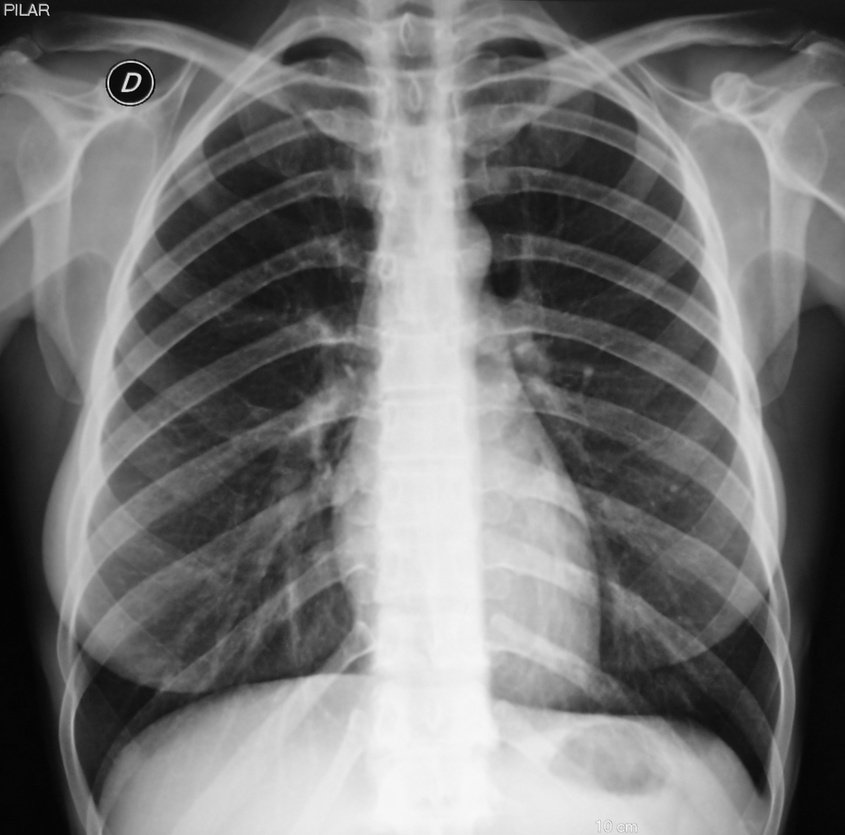
#> input picture raiox.jpg, 845 x 835 px, shrunk from 1878 x 1854 before the run
$ python raiox_teste.py
#> lines starting #> are read from the running program, lines starting #| are printed output that depends on the picture; after the words box and inside, x2 and y2 are one past the last pixel; in counts of white or black regions, pixels touching at a corner belong together
import cv2

# carregar imagem em tons de cinza
img = cv2.imread('raiox.jpg', 0)
#> img is the input picture: shape (835, 845); min 0, max 249, mean 117.7

# aplicar limiar (_, resultado = retorno, imagem_processada)
_, resultado = cv2.threshold(img, 128, 255, cv2.THRESH_BINARY)
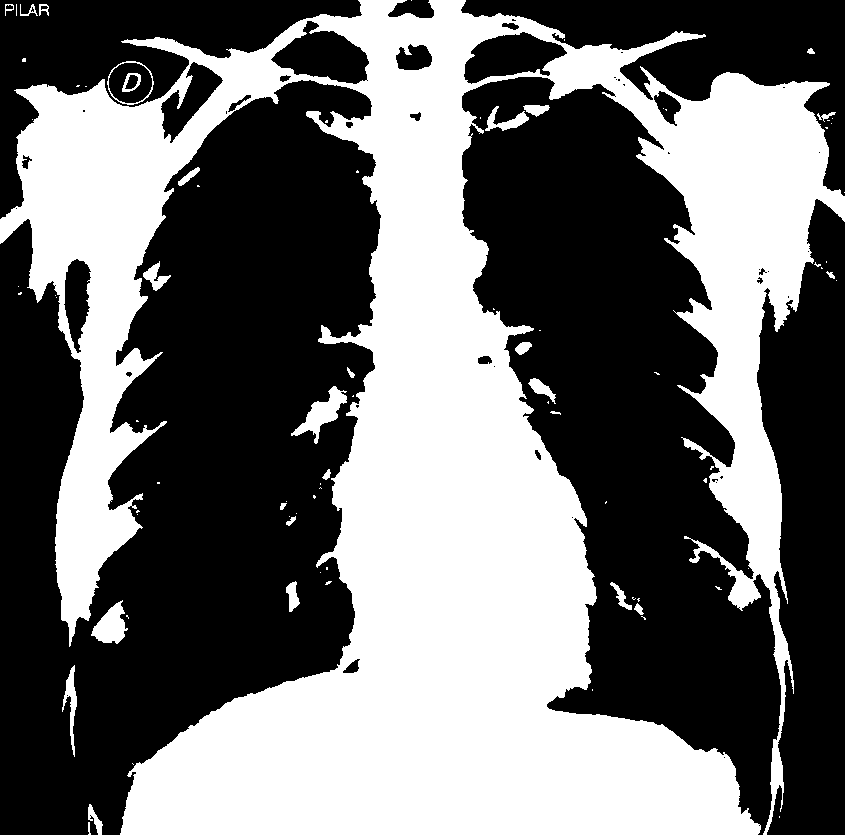
#> resultado: shape (835, 845); 43% white; 84 white regions (56 under 20 px), largest, box (x1, y1, x2, y2) and area: (0, 0, 845, 835) 297288, (291, 386, 347, 444) 1099, (91, 600, 128, 644) 904

cv2.imshow('Original', img)
cv2.imshow('Limiar', resultado)

cv2.waitKey(0)
cv2.destroyAllWindows()

$ run again, with imagem.jpg copied over raiox.jpg
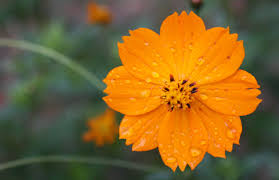
#> input picture imagem.jpg, 279 x 180 px
#> `img = cv2.imread('raiox.jpg', 0)`:
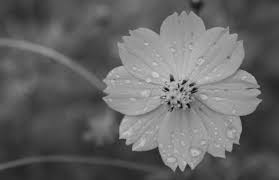
#> img: shape (180, 279); min 0, max 209, mean 101.1
#> `_, resultado = cv2.threshold(img, 128, 255, cv2.THRESH_BINARY)`:
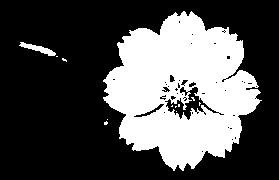
#> resultado: shape (180, 279); 32.1% white; 12 white regions (10 under 20 px), largest, box (x1, y1, x2, y2) and area: (103, 11, 262, 171) 15904, (19, 42, 56, 56) 188
